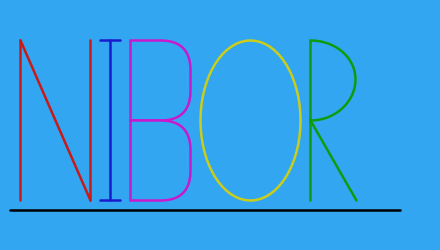
Frame 1 (no input)
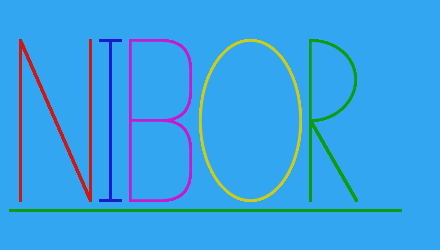
Frame 60 (the mouse pressed at the canvas centre just before this capture)
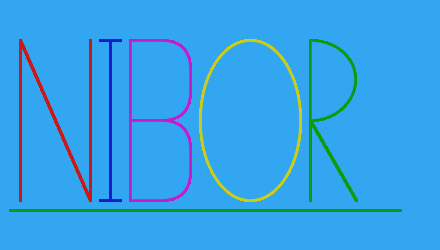
Frame 120 (the mouse held since frame 60 and released just before this capture)

The Processing sketch that drew these frames (run headless with seeded random() and noise(); from frame 60 on, the mouse is pressed at the canvas centre):

// Processing sketch: sketch_2018_09_11
// ── sketch_2018_09_11.pde
int scanLineDistance = 10;
int frames = 0;

void setup() {
  size(440, 250);
  strokeWeight(2.5);
  background(50, 166, 240);
  fill(50, 166, 240);
  stroke(0, 0, 0);
  // frameRate(24);
}

void draw() {
  int xHolder = 0;
  int xSpace = 20;
  int minY = 40;
  int maxY = 200;
  //animateName();
  // can be expaned with a little work to take in a string and type out the word in said string
  //paintName(xHolder, xSpace, minY, maxY);
  paintReverseName(xHolder, xSpace, minY, maxY);
  //scanLines();
}

void scanLines() {
  stroke(50, 50, 50);
  for (int i = 0; i < height; i += scanLineDistance) {
    line(0, i + frames % scanLineDistance, width, i + frames % scanLineDistance);
  }
  frames++;
}

//TODO minY maxY inte helt inprogrammerade
void paintName(int xHolder, int xSpace, int minY, int maxY) {
  int temp;
  xHolder += xSpace;
  line(10, 210, 400, 210); //bottom line for the sake of looking good
  
  stroke(202, 25, 25); 
  temp = paintR(xHolder, minY, maxY);
  xHolder += temp + xSpace;
  
  stroke(25, 25, 205);
  temp = paintO(xHolder, minY, maxY);
  xHolder += temp + xSpace;
  
  stroke(202, 25, 205);
  temp = paintB(xHolder, minY, maxY);
  xHolder += temp + xSpace;
  
  stroke(202, 205, 25);
  temp = paintI(xHolder, minY, maxY);
  xHolder += temp + xSpace;
  
  stroke(15, 155, 15);
  paintN(xHolder, minY, maxY); 
}

void paintReverseName(int xHolder, int xSpace, int minY, int maxY) {
  int temp;
  xHolder += xSpace;
  line(10, 210, 400, 210); //bottom line for the sake of looking good
  
  stroke(202, 25, 25); 
  temp = paintN(xHolder, minY, maxY); 
  xHolder += temp + xSpace;
  
  stroke(25, 25, 205);
  temp = paintI(xHolder, minY, maxY);
  xHolder += temp + xSpace;
  
  stroke(202, 25, 205);
  temp = paintB(xHolder, minY, maxY);
  xHolder += temp + xSpace;
  
  stroke(202, 205, 25);
  temp = paintO(xHolder, minY, maxY);
  xHolder += temp + xSpace;
  
  stroke(15, 155, 15);
  paintR(xHolder, minY, maxY);
}

void animateName(int xHolder, int xSpace, int minY, int maxY) { //TODO
  /* xHolder = paintR(xHolder, 40, 200);
  paintO();
  paintB();
  paintI();
  paintN(); */
}

int paintR(int x, int minY, int maxY) {
  // x=20 y=40 // x = start xPos // y = top yPos 
  arc(x, 80, 90, 80, -HALF_PI, HALF_PI, CHORD); 
  line(x, 120, x, maxY);
  line(x, 120, x+46, maxY);
  return 46; // x size of R 
}

int paintO(int x, int minY, int maxY) {
  // x + 40 
  ellipse(x + 40, 120, 100, 160); 
  return 80;
}

int paintB(int x, int minY, int maxY) {
  rect(x, 40, 60, 80, 0, 60, 60, 0); 
  rect(x, 120, 60, 80, 0, 60, 60, 0);
  return 60;
}

int paintI(int x, int minY, int maxY) {
  line(x, minY, x, maxY);
  line(x-10, minY, x+10, minY);
  line(x-10, maxY, x+10, maxY);
  return 0;
}

int paintN(int x, int minY, int maxY) {
  line(x, minY, x, maxY);
  line(x, minY, x+70, maxY);
  line(x+70, minY, x+70, maxY);
  return 70;
}
